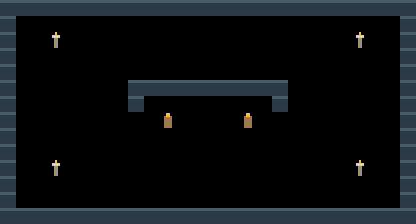

Tiled map render using the project's own tile images. Description and the whole map definition, tile-layer contents included, below:
An orthogonal 26x14 tile map with 16x16 px tiles, 2 tile layers (terreno, marcadores).

<map version="1.10" tiledversion="1.11.0" orientation="orthogonal" renderorder="right-down" width="26" height="14" tilewidth="16" tileheight="16" infinite="0" nextlayerid="3" nextobjectid="1">
 <properties>
  <property name="tipo" value="capilla" />
  <property name="nombre" value="ofrenda" />
 </properties>
 <tileset firstgid="1" source="muelle.tsx" />
 <layer id="1" name="terreno" width="26" height="14">
  <data encoding="csv">
1,1,1,1,1,1,1,1,1,1,1,1,1,1,1,1,1,1,1,1,1,1,1,1,1,1,
1,0,0,0,0,0,0,0,0,0,0,0,0,0,0,0,0,0,0,0,0,0,0,0,0,1,
1,0,0,6,0,0,0,0,0,0,0,0,0,0,0,0,0,0,0,0,0,0,6,0,0,1,
1,0,0,0,0,0,0,0,0,0,0,0,0,0,0,0,0,0,0,0,0,0,0,0,0,1,
1,0,0,0,0,0,0,0,0,0,0,0,0,0,0,0,0,0,0,0,0,0,0,0,0,1,
1,0,0,0,0,0,0,0,1,1,1,1,1,1,1,1,1,1,0,0,0,0,0,0,0,1,
1,0,0,0,0,0,0,0,1,0,0,0,0,0,0,0,0,1,0,0,0,0,0,0,0,1,
1,0,0,0,0,0,0,0,0,0,0,0,0,0,0,0,0,0,0,0,0,0,0,0,0,1,
1,0,0,0,0,0,0,0,0,0,0,0,0,0,0,0,0,0,0,0,0,0,0,0,0,1,
1,0,0,0,0,0,0,0,0,0,0,0,0,0,0,0,0,0,0,0,0,0,0,0,0,1,
1,0,0,6,0,0,0,0,0,0,0,0,0,0,0,0,0,0,0,0,0,0,6,0,0,1,
1,0,0,0,0,0,0,0,0,0,0,0,0,0,0,0,0,0,0,0,0,0,0,0,0,1,
1,0,0,0,0,0,0,0,0,0,0,0,0,0,0,0,0,0,0,0,0,0,0,0,0,1,
1,1,1,1,1,1,1,1,1,1,1,1,1,1,1,1,1,1,1,1,1,1,1,1,1,1
</data>
 </layer>
 <layer id="2" name="marcadores" width="26" height="14">
  <data encoding="csv">
0,0,0,0,0,0,0,0,0,0,0,0,0,0,0,0,0,0,0,0,0,0,0,0,0,0,
0,0,0,0,0,0,0,0,0,0,0,0,0,0,0,0,0,0,0,0,0,0,0,0,0,0,
0,0,0,0,0,0,0,0,0,0,0,0,0,0,0,0,0,0,0,0,0,0,0,0,0,0,
0,0,0,0,0,0,0,0,0,0,0,0,0,0,0,0,0,0,0,0,0,0,0,0,0,0,
0,0,0,0,0,0,0,0,0,0,0,0,0,0,0,0,0,0,0,0,0,0,0,0,0,0,
0,0,0,0,0,0,0,0,0,0,0,0,0,0,0,0,0,0,0,0,0,0,0,0,0,0,
0,0,0,0,0,0,0,0,0,0,0,0,0,0,0,0,0,0,0,0,0,0,0,0,0,0,
0,0,0,0,0,0,0,0,0,0,4,0,0,0,0,4,0,0,0,0,0,0,0,0,0,0,
0,0,0,0,0,0,0,0,0,0,0,0,0,0,0,0,0,0,0,0,0,0,0,0,0,0,
0,0,0,0,0,0,0,0,0,0,0,0,0,0,0,0,0,0,0,0,0,0,0,0,0,0,
0,0,0,0,0,0,0,0,0,0,0,0,0,0,0,0,0,0,0,0,0,0,0,0,0,0,
0,0,0,0,0,0,0,0,0,0,0,0,0,0,0,0,0,0,0,0,0,0,0,0,0,0,
0,0,0,0,0,0,0,0,0,0,0,0,0,0,0,0,0,0,0,0,0,0,0,0,0,0,
0,0,0,0,0,0,0,0,0,0,0,0,0,0,0,0,0,0,0,0,0,0,0,0,0,0
</data>
 </layer>
</map>
